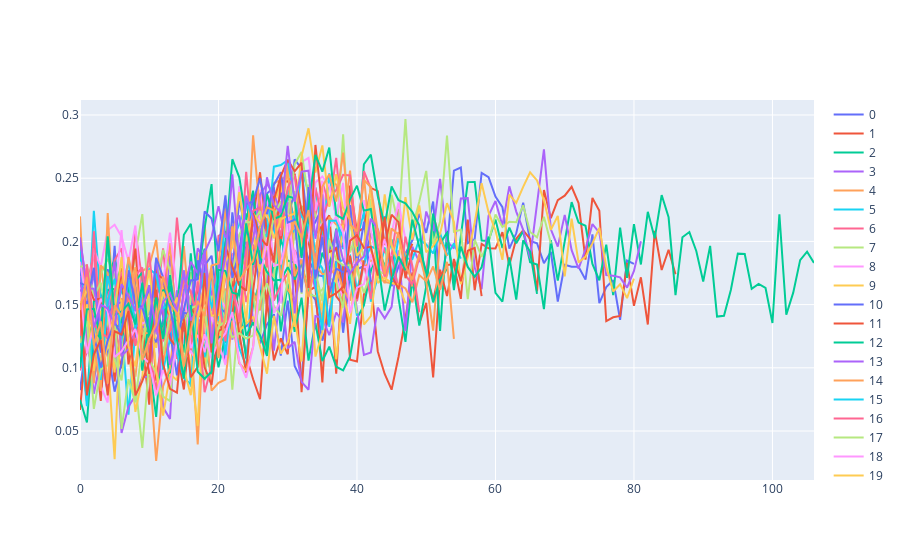

The notebook cell saved with this chart:
### Code cell
import plotly.express as px
import plotly.graph_objects as go

# for i, df in enumerate(solved_dfs):
#     plt.plot(df["error"], label=i)
# plt.legend()
# plt.show()

data = {i: df for i, df in enumerate(solved_dfs)}
fig = go.Figure()

for i in data:
    fig = fig.add_trace(go.Line(y = data[i]["error"], 
                                   name = i))
fig.show()
